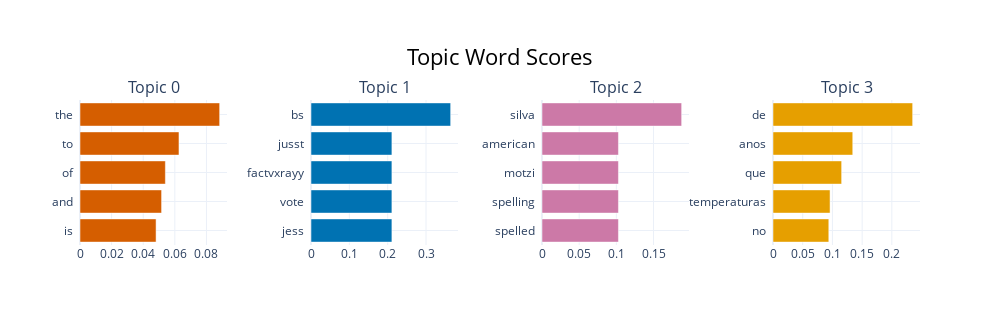

The cell this chart's notebook holds for it:
### Code cell
# Word scores for most frequent topics
topic_model.visualize_barchart(top_n_topics=5)

### Figure 1 — Plotly figure (JSON) as saved in the notebook; plotly's stock layout.template omitted (floating-point values rounded to 4 significant figures)
{"data": [{"marker": {"color": "#D55E00"}, "orientation": "h", "type": "bar", "x": [0.04813, 0.05161, 0.05401, 0.06261, 0.08835], "xaxis": "x", "y": ["is  ", "and  ", "of  ", "to  ", "the  "], "yaxis": "y"}, {"marker": {"color": "#0072B2"}, "orientation": "h", "type": "bar", "x": [0.211, 0.211, 0.211, 0.211, 0.3642], "xaxis": "x2", "y": ["jess  ", "vote  ", "factvxrayy  ", "jusst  ", "bs  "], "yaxis": "y2"}, {"marker": {"color": "#CC79A7"}, "orientation": "h", "type": "bar", "x": [0.1028, 0.1028, 0.1028, 0.1028, 0.1878], "xaxis": "x3", "y": ["spelled  ", "spelling  ", "motzi  ", "american  ", "silva  "], "yaxis": "y3"}, {"marker": {"color": "#E69F00"}, "orientation": "h", "type": "bar", "x": [0.0939, 0.09601, 0.1155, 0.1342, 0.235], "xaxis": "x4", "y": ["no  ", "temperaturas  ", "que  ", "anos  ", "de  "], "yaxis": "y4"}], "layout": {"annotations": [{"font": {"size": 16}, "showarrow": false, "text": "Topic 0", "x": 0.0875, "xanchor": "center", "xref": "paper", "y": 1, "yanchor": "bottom", "yref": "paper"}, {"font": {"size": 16}, "showarrow": false, "text": "Topic 1", "x": 0.3625, "xanchor": "center", "xref": "paper", "y": 1, "yanchor": "bottom", "yref": "paper"}, {"font": {"size": 16}, "showarrow": false, "text": "Topic 2", "x": 0.6375, "xanchor": "center", "xref": "paper", "y": 1, "yanchor": "bottom", "yref": "paper"}, {"font": {"size": 16}, "showarrow": false, "text": "Topic 3", "x": 0.9125, "xanchor": "center", "xref": "paper", "y": 1, "yanchor": "bottom", "yref": "paper"}], "height": 325, "hoverlabel": {"bgcolor": "white", "font": {"family": "Rockwell", "size": 16}}, "showlegend": false, "title": {"font": {"color": "Black", "size": 22}, "text": "Topic Word Scores", "x": 0.5, "xanchor": "center", "yanchor": "top"}, "width": 1000, "xaxis": {"anchor": "y", "domain": [0, 0.175], "showgrid": true}, "xaxis2": {"anchor": "y2", "domain": [0.275, 0.45], "showgrid": true}, "xaxis3": {"anchor": "y3", "domain": [0.55, 0.725], "showgrid": true}, "xaxis4": {"anchor": "y4", "domain": [0.825, 1], "showgrid": true}, "yaxis": {"anchor": "x", "domain": [0, 1], "showgrid": true}, "yaxis2": {"anchor": "x2", "domain": [0, 1], "showgrid": true}, "yaxis3": {"anchor": "x3", "domain": [0, 1], "showgrid": true}, "yaxis4": {"anchor": "x4", "domain": [0, 1], "showgrid": true}}}
